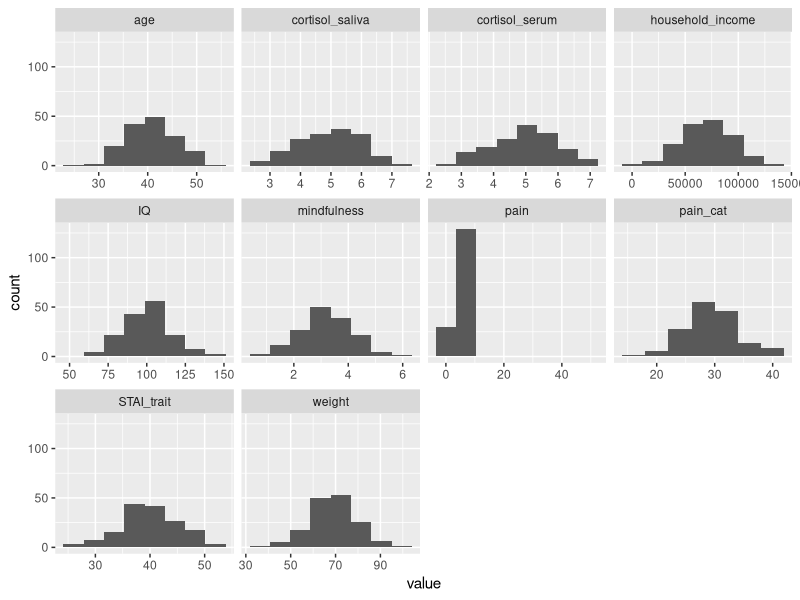
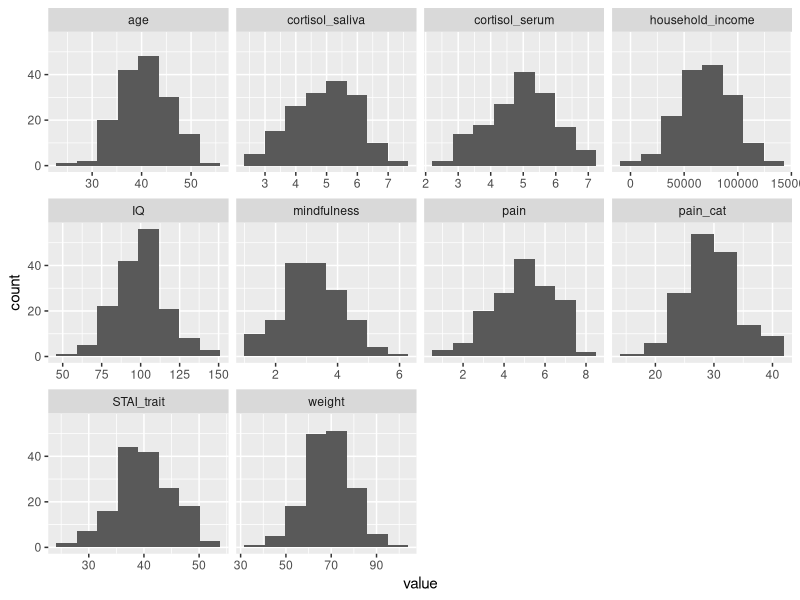
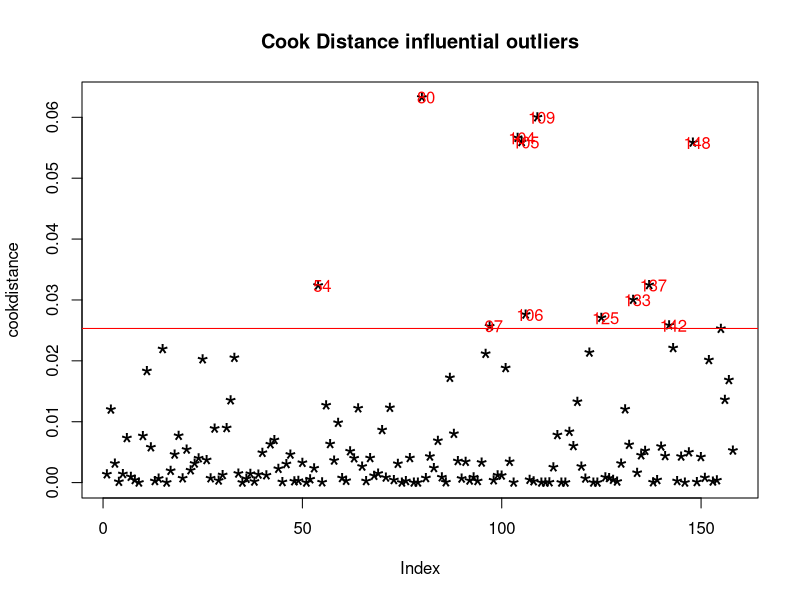
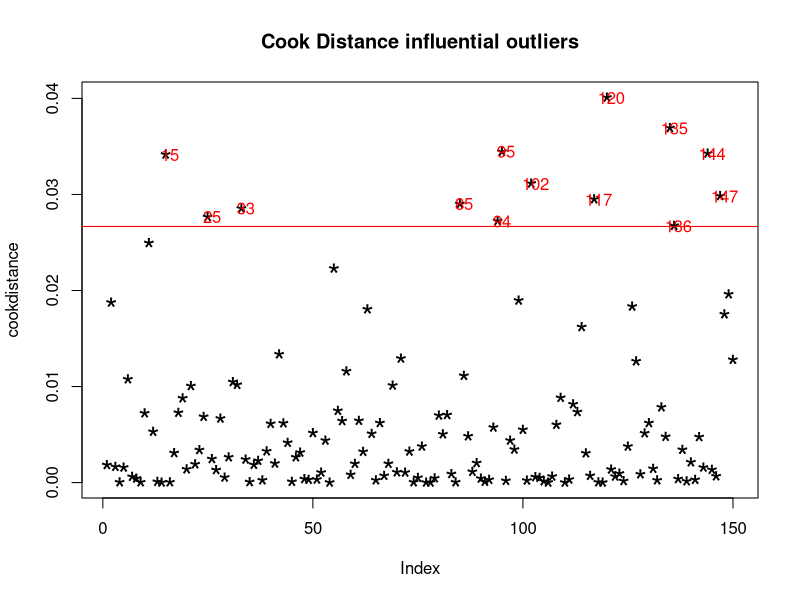
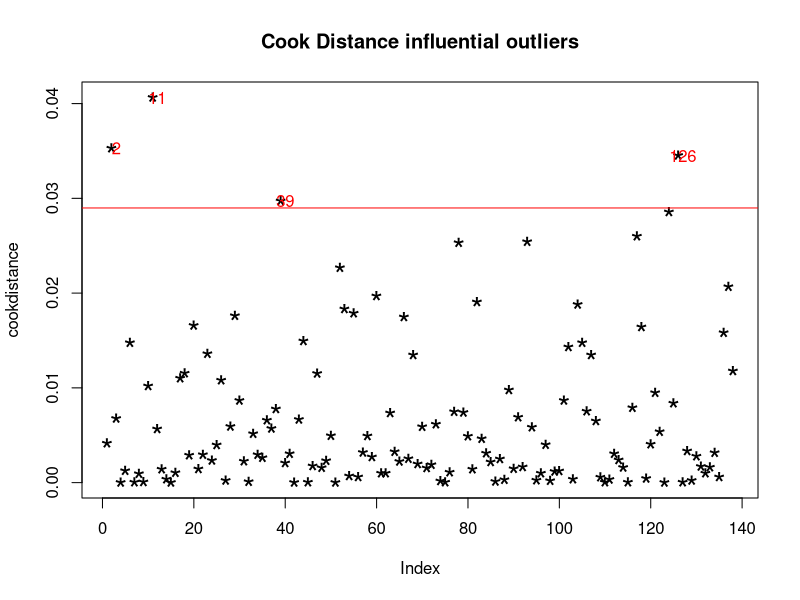
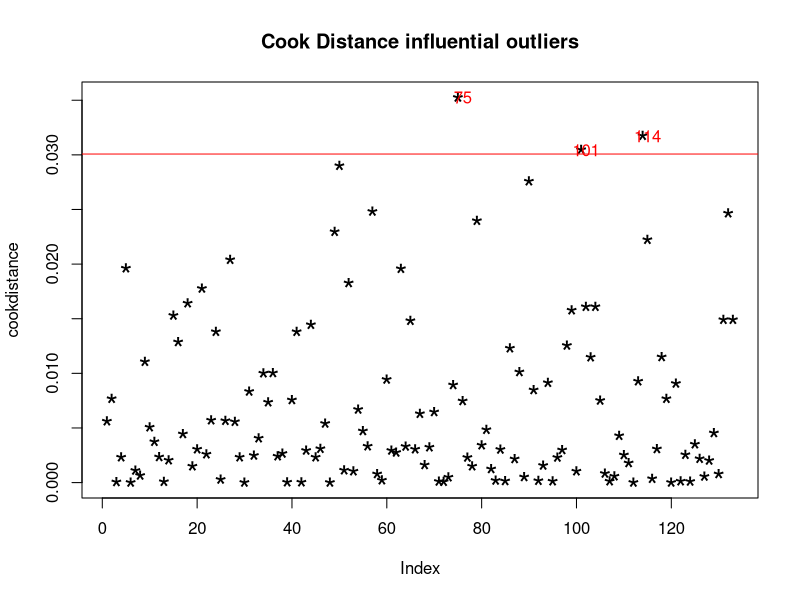
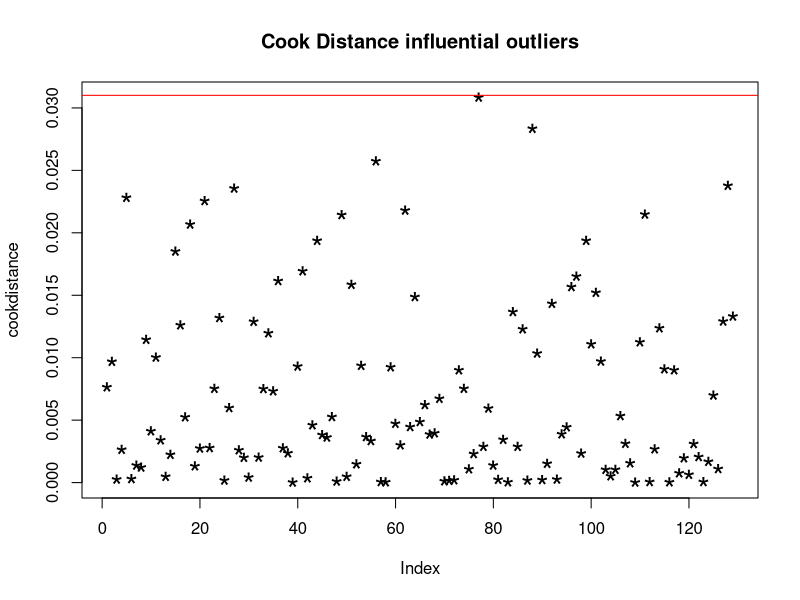
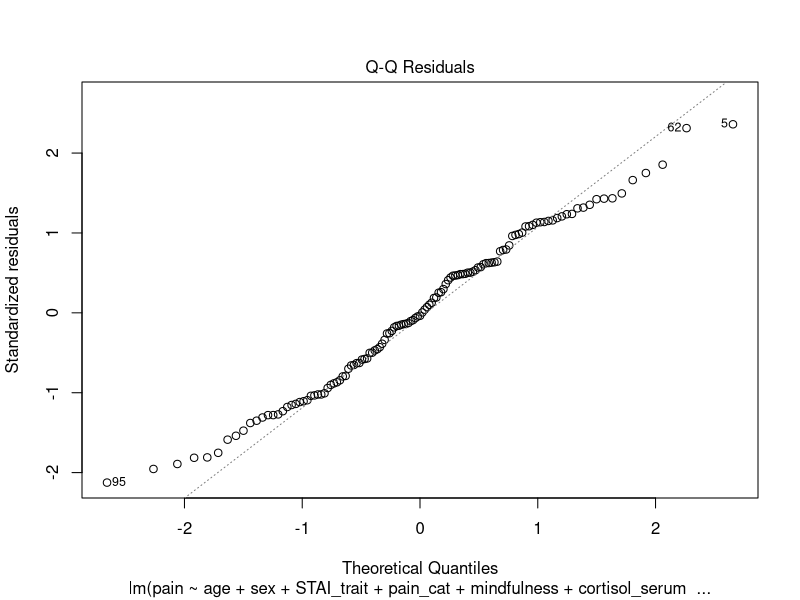

Write the R code that produced these figures, in order.
## ---- chunk 1
require(readxl)

pain_data <- read_excel("data/assignment_3_dataset.xlsx")

## ---- chunk 2

require(tidyverse)

#we check the data, by plotting histograms of each numeric column and summarising the sex column
pain_data %>%
  group_by(sex) %>%
  summarise(count = n())

pain_data %>%
  select(where(is.numeric)) %>%
  gather() %>%
  ggplot( aes(value)) +
    geom_histogram(bins=8) +
    facet_wrap(~key, scales = 'free_x')

pain_data %>%
  map(summary)

## ---- chunk 3

#we already see, that the sex variable has 1 woman type, while the others are female/male coded. We recode this value.
#from the summary tables, we can see that the maximum of the Mindfulness Scale is 6.22, which should not be the case, as it ranges from 1 to 6. We exclude this value
#in the histogram plots, the pain scale does not look normal, there is an extreme outlier of value 50, which should be a coding error. As we are not entirely sure whether it was meant to be a 5,so  we exclude the participant

pain_data_cleaned = pain_data %>%
  mutate(sex = sub("woman", "female", sex)) %>%
  filter(pain <= 10) %>%
  filter(mindfulness <= 6)

#we now check the cleaned dataset
pain_data_cleaned %>%
  group_by(sex) %>%
  summarise(count = n())

pain_data_cleaned %>%
  select(where(is.numeric)) %>%
  gather() %>%
  ggplot( aes(value)) +
    geom_histogram(bins=8) +
    facet_wrap(~key, scales = 'free_x')

pain_data_cleaned %>%
  map(summary)



## ---- chunk 4
#age, sex, STAI, pain catastrophizing, mindfulness, and cortisol measures

complex_model = lm(pain ~ age + sex + STAI_trait + pain_cat + mindfulness + cortisol_serum + cortisol_saliva, pain_data_cleaned)
summary(complex_model)

## ---- chunk 5

# Plot the Cook's Distance using the traditional 4/n criterion - based on: http://r-statistics.co/Outlier-Treatment-With-R.html
cook_distance_remove <- function(some_model, some_data) {
  cookdistance = cooks.distance(some_model)

  sample_size <- nrow(some_data)
  plot(cookdistance, pch="*", cex=2, main="Cook Distance influential outliers")  # plot cook's distance
  abline(h = 4/sample_size, col="red")  # add cutoff line
  text(x=1:length(cookdistance)+1, y=cookdistance, labels=ifelse(cookdistance>4/sample_size, names(cookdistance),""), col="red")  # add labels
  
  influential <- as.numeric(names(cookdistance)[(cookdistance > 4*mean(cookdistance, na.rm=T))])
  head(some_data[influential, ])
  
  some_data_outlierrm = some_data %>%
    slice(-influential)
  return(some_data_outlierrm)
}

#we run the cook's distance outlier removal several times, until we no longer find influential values.
pain_data_cleaned_outlierrm = cook_distance_remove(complex_model, pain_data_cleaned)
complex_model2 = lm(pain ~ age + sex + STAI_trait + pain_cat + mindfulness + cortisol_serum + cortisol_saliva, pain_data_cleaned_outlierrm)

pain_data_cleaned_outlierrm2 = cook_distance_remove(complex_model2, pain_data_cleaned_outlierrm)
complex_model3 = lm(pain ~ age + sex + STAI_trait + pain_cat + mindfulness + cortisol_serum + cortisol_saliva, pain_data_cleaned_outlierrm2)

pain_data_cleaned_outlierrm3 = cook_distance_remove(complex_model3, pain_data_cleaned_outlierrm2)
complex_model4 = lm(pain ~ age + sex + STAI_trait + pain_cat + mindfulness + cortisol_serum + cortisol_saliva, pain_data_cleaned_outlierrm3)

pain_data_cleaned_outlierrm4 = cook_distance_remove(complex_model4, pain_data_cleaned_outlierrm3)
complex_model5 = lm(pain ~ age + sex + STAI_trait + pain_cat + mindfulness + cortisol_serum + cortisol_saliva, pain_data_cleaned_outlierrm4)

pain_data_cleaned_outlierrm5 = cook_distance_remove(complex_model5, pain_data_cleaned_outlierrm4)
complex_model6 = lm(pain ~ age + sex + STAI_trait + pain_cat + mindfulness + cortisol_serum + cortisol_saliva, pain_data_cleaned_outlierrm5)


## ---- chunk 6

plot(complex_model6, 2)
## ---- chunk 7

plott = plot(complex_model6, 1)
identify(plott)
  
## ---- chunk 8
plot(complex_model6, 3)
## ---- chunk 9
require(car)

car::vif(complex_model6)

## ---- chunk 10
#based on the VIF analysis we remove the cortisol_saliva variable
complex_model_nosaliva = lm(pain ~ age + sex + STAI_trait + pain_cat + mindfulness + cortisol_serum, pain_data_cleaned)
summary(complex_model_nosaliva)

## ---- chunk 11
#we run the cook's distance outlier removal several times, until we no longer find influential values.
pain_data_cleaned_outlierrm = cook_distance_remove(complex_model_nosaliva, pain_data_cleaned)
complex_model2 = lm(pain ~ age + sex + STAI_trait + pain_cat + mindfulness + cortisol_serum, pain_data_cleaned_outlierrm)

pain_data_cleaned_outlierrm2 = cook_distance_remove(complex_model2, pain_data_cleaned_outlierrm)
complex_model3 = lm(pain ~ age + sex + STAI_trait + pain_cat + mindfulness + cortisol_serum, pain_data_cleaned_outlierrm2)

pain_data_cleaned_outlierrm3 = cook_distance_remove(complex_model3, pain_data_cleaned_outlierrm2)
complex_model4 = lm(pain ~ age + sex + STAI_trait + pain_cat + mindfulness + cortisol_serum, pain_data_cleaned_outlierrm3)

pain_data_cleaned_outlierrm4 = cook_distance_remove(complex_model4, pain_data_cleaned_outlierrm3)
complex_model5 = lm(pain ~ age + sex + STAI_trait + pain_cat + mindfulness + cortisol_serum, pain_data_cleaned_outlierrm4)

pain_data_cleaned_outlierrm5 = cook_distance_remove(complex_model5, pain_data_cleaned_outlierrm4)
complex_model6 = lm(pain ~ age + sex + STAI_trait + pain_cat + mindfulness + cortisol_serum, pain_data_cleaned_outlierrm5)
## ---- chunk 12
plot(complex_model6, 2)
## ---- chunk 13
plot(complex_model6, 1)
## ---- chunk 14
plot(complex_model6, 3)
## ---- chunk 15
car::vif(complex_model6)
## ---- chunk 16

## ---- chunk 17

## ---- chunk 18

